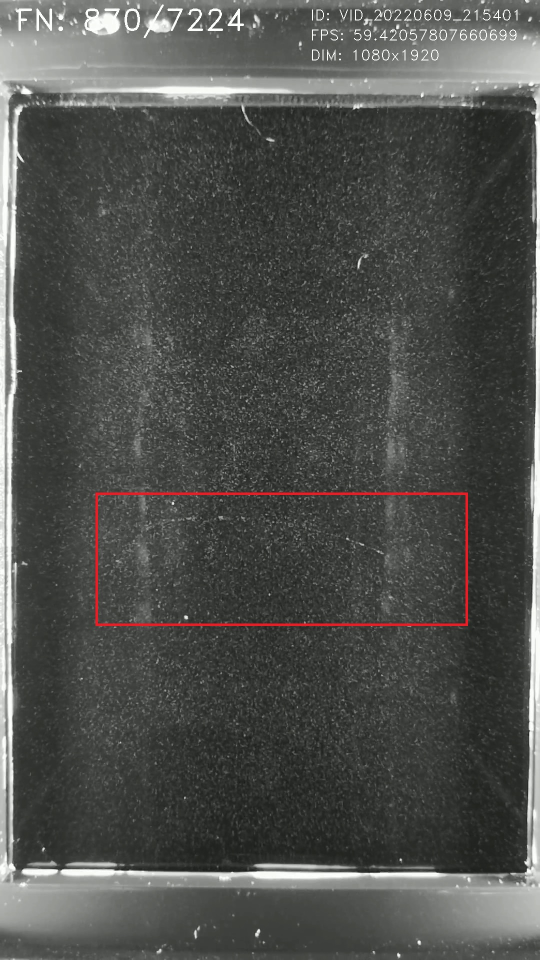
#> input picture Jun/Images/VID_20220609_215401_A.mp4_snapshot_00.14_[2022.06.10_12.55.24].jpg, 1080 x 1920 px (shown at 1/2 size); its folder holds only this picture in this run
$ python -i track_detector.py   (imports and definitions only)
#> lines starting #> are read from the running program, lines starting #| are printed output that depends on the picture; after the words box and inside, x2 and y2 are one past the last pixel; in counts of white or black regions, pixels touching at a corner belong together
#> further down, picture is the input picture: shape (1920, 1080, 3); mean B, G, R 77.3, 80.3, 79.3
"""
track_detector.py — Image preprocessing, track detection, red-box annotation
extraction, and skeletonisation for cloud chamber particle tracks.
"""

import cv2
import numpy as np
from skimage.morphology import skeletonize
from collections import namedtuple

import config

# A detected track candidate with all the data needed for classification
TrackCandidate = namedtuple("TrackCandidate", [
    "bbox",           # (x, y, w, h) bounding box in the original frame
    "binary_mask",    # Binary mask of the track within the bbox crop
    "skeleton",       # 1-pixel skeleton (boolean array, same size as binary_mask)
    "grayscale_roi",  # Grayscale crop of the original frame at the bbox
])


# =============================================================================
# Preprocessing
# =============================================================================

def preprocess_frame(frame):
    """
    Convert a BGR frame to an enhanced grayscale image suitable for
    binarisation.

    Pipeline: BGR → Grayscale → CLAHE → Non-local Means Denoising
    """
    if len(frame.shape) == 3:
        gray = cv2.cvtColor(frame, cv2.COLOR_BGR2GRAY)
    else:
        gray = frame.copy()

    # CLAHE for local contrast enhancement
    clahe = cv2.createCLAHE(
        clipLimit=config.CLAHE_CLIP_LIMIT,
        tileGridSize=config.CLAHE_TILE_GRID,
    )
    enhanced = clahe.apply(gray)
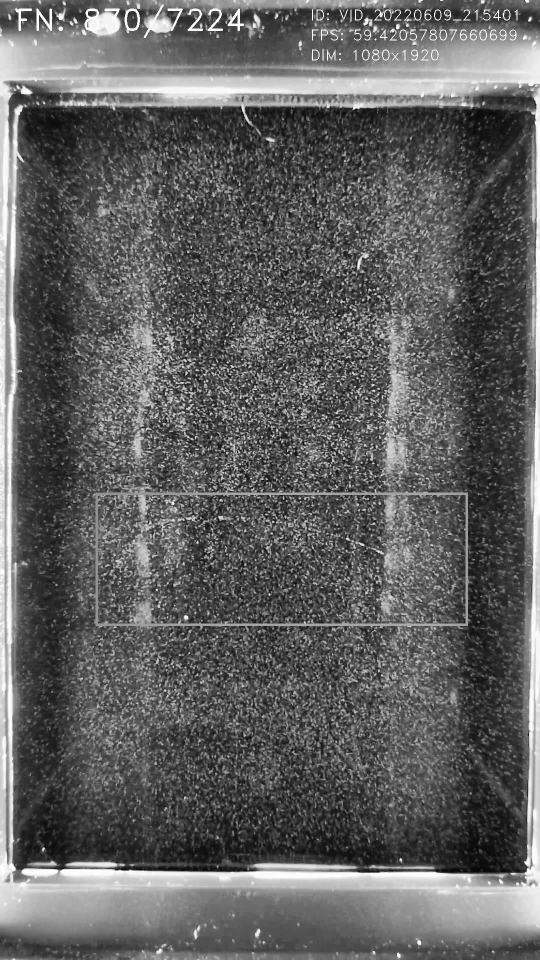
#> enhanced: shape (1920, 1080) (shown at 1/2 size); min 4, max 255, mean 96.6

    # Non-local means denoising to smooth noise while preserving edges
    denoised = cv2.fastNlMeansDenoising(
        enhanced,
        None,
        h=config.DENOISE_H,
        templateWindowSize=config.DENOISE_TEMPLATE_WINDOW,
        searchWindowSize=config.DENOISE_SEARCH_WINDOW,
    )

    return denoised


def binarise(enhanced_gray, mask_text_overlay=True):
    """
    Convert an enhanced grayscale image to a clean binary mask where
    track pixels are white (255) and background is black (0).

    Pipeline: Heavy Gaussian Blur → Global Threshold → Morphological Open/Close
    """
#> called with mask_text_overlay = True
    # Heavy blur to smooth out the noisy background grain
    blurred = cv2.GaussianBlur(enhanced_gray, config.BLUR_KERNEL, 0)
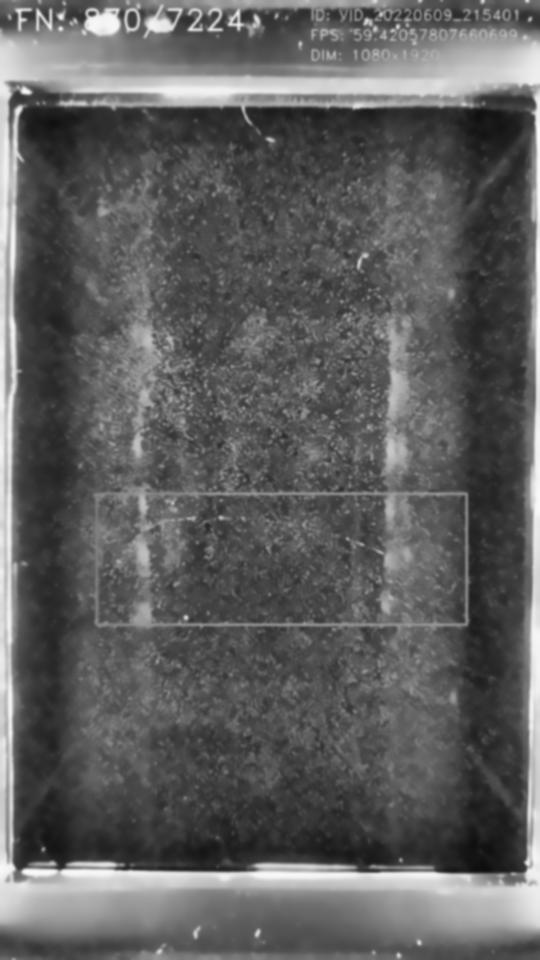
#> blurred: shape (1920, 1080) (shown at 1/2 size); min 13, max 251, mean 95.1

    # Global threshold (tracks are brighter than background after CLAHE + Blur)
    _, binary = cv2.threshold(
        blurred,
        config.GLOBAL_THRESHOLD,
        255,
        cv2.THRESH_BINARY
    )
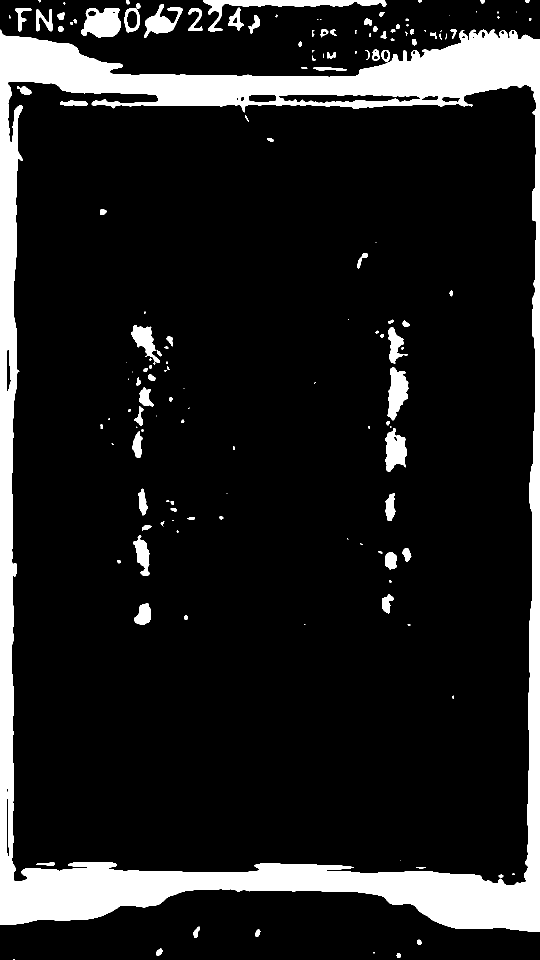
#> binary: shape (1920, 1080) (shown at 1/2 size); 12.8% white; 157 white regions (54 under 20 px), largest, box (x1, y1, x2, y2) and area: (0, 59, 1080, 1864) 229091, (406, 0, 773, 63) 4648, (162, 16, 242, 75) 3484

    # Morphological kernel
    kernel = np.ones(
        (config.MORPH_KERNEL_SIZE, config.MORPH_KERNEL_SIZE), np.uint8
    )

    # Morphological opening to remove small noise specks
    opened = cv2.morphologyEx(binary, cv2.MORPH_OPEN, kernel)
#> opened: shape (1920, 1080); 12.7% white; 124 white regions (27 under 20 px), largest, box (x1, y1, x2, y2) and area: (0, 59, 1080, 1864) 228933, (406, 0, 773, 63) 4644, (162, 16, 242, 75) 3481

    # Morphological closing to bridge small gaps in tracks
    closed = cv2.morphologyEx(opened, cv2.MORPH_CLOSE, kernel)
#> closed: shape (1920, 1080); 12.8% white; 119 white regions (27 under 20 px), largest, box (x1, y1, x2, y2) and area: (0, 59, 1080, 1864) 229470, (406, 0, 773, 63) 4645, (162, 16, 242, 75) 3491

    # Mask out the text overlay region at the top of the frame
    if mask_text_overlay:
        closed[: config.TEXT_OVERLAY_HEIGHT, :] = 0
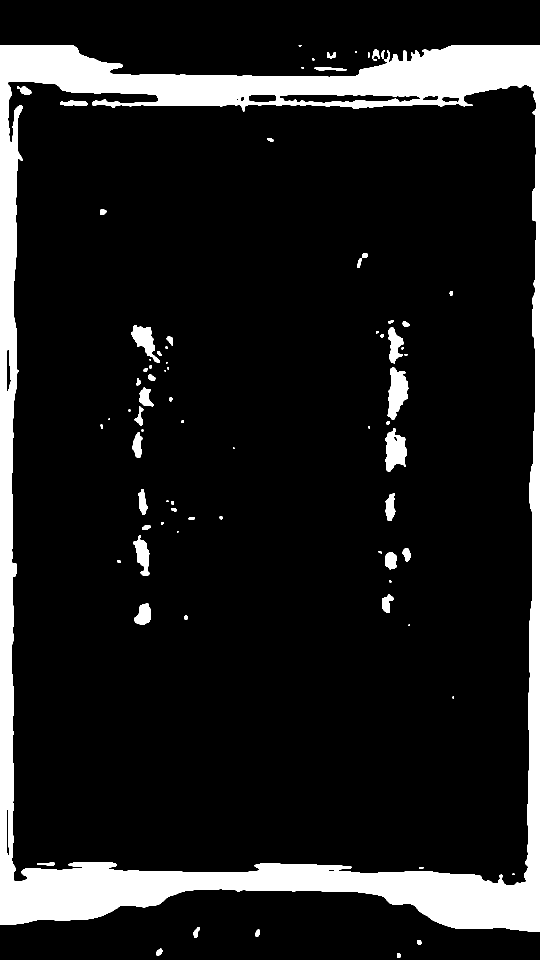
#> closed: shape (1920, 1080) (shown at 1/2 size); 11.8% white; 79 white regions (20 under 20 px)

    return closed


# =============================================================================
# Track Detection
# =============================================================================

def detect_tracks(binary_mask):
    """
    Find individual track contours in a binary mask.

    Returns a list of (contour, bounding_box) tuples, filtered by area.
    bounding_box is (x, y, w, h).
    """
    contours, _ = cv2.findContours(
        binary_mask, cv2.RETR_EXTERNAL, cv2.CHAIN_APPROX_SIMPLE
    )
#> contours = 15 contours, 6 with area under 20; largest, box (x1, y1, x2, y2) and area: (0, 90, 1080, 1864) 1824106, (629, 134, 693, 142) 247, (744, 99, 759, 118) 148, (387, 1854, 400, 1876) 136, (312, 1897, 325, 1912) 115

    tracks = []
    for cnt in contours:
        area = cv2.contourArea(cnt)
        if config.MIN_CONTOUR_AREA <= area <= config.MAX_CONTOUR_AREA:
            x, y, w, h = cv2.boundingRect(cnt)
            tracks.append((cnt, (x, y, w, h)))
#> this loop made 15 passes
#> (area, x, y, w, h) on passes 2, 4, 5, 6, 11, 13: (115, 312, 1897, 13, 15), (94, 510, 1859, 10, 15), (135.5, 387, 1854, 13, 22), (247, 629, 134, 64, 8), (106, 654, 104, 17, 13), (147.5, 744, 99, 15, 19)
#> area on passes 1, 3, 15: 50.5, 62.5, 1824106
#> after the loop, tracks = 6 items

    return tracks


def skeletonise_track(binary_roi):
    """
    Reduce a binary ROI (single track) to a 1-pixel-wide skeleton.

    Parameters
    ----------
    binary_roi : np.ndarray
        Binary image (0 or 255) of a single track.

    Returns
    -------
    skeleton : np.ndarray (bool)
        Boolean skeleton array.
    """
    boolean_mask = binary_roi > 0
    skeleton = skeletonize(boolean_mask)
    return skeleton


# =============================================================================
# Full Frame Pipeline
# =============================================================================

def extract_tracks_from_frame(frame, bg_subtractor=None):
    """
    Full detection pipeline for a single video frame.

    Parameters
    ----------
    frame : np.ndarray
        BGR video frame.
    bg_subtractor : cv2.BackgroundSubtractor or None
        If provided, uses background subtraction to isolate new tracks.
        If None, processes the raw frame directly.

    Returns
    -------
    tracks : list of TrackCandidate
    """
    # Optional background subtraction
    if bg_subtractor is not None:
        fg_mask = bg_subtractor.apply(frame)
        # Threshold the foreground mask
        _, fg_mask = cv2.threshold(fg_mask, 200, 255, cv2.THRESH_BINARY)

        # Convert frame to grayscale and apply the foreground mask
        gray = cv2.cvtColor(frame, cv2.COLOR_BGR2GRAY)
        masked_gray = cv2.bitwise_and(gray, gray, mask=fg_mask)

        # Enhance the masked region
        clahe = cv2.createCLAHE(
            clipLimit=config.CLAHE_CLIP_LIMIT,
            tileGridSize=config.CLAHE_TILE_GRID,
        )
        enhanced = clahe.apply(masked_gray)
    else:
        enhanced = preprocess_frame(frame)

    # Binarise
    binary = binarise(enhanced)

    # Detect contours
    detected = detect_tracks(binary)
#> detected = 6 items

    # Build TrackCandidate for each detection
    if len(frame.shape) == 3:
        gray_full = cv2.cvtColor(frame, cv2.COLOR_BGR2GRAY)
    else:
        gray_full = frame

    candidates = []
    for cnt, (x, y, w, h) in detected:
        # Crop the binary mask and grayscale ROI
        binary_roi = binary[y : y + h, x : x + w].copy()
        gray_roi = gray_full[y : y + h, x : x + w].copy()

        # Create a contour-specific mask within the ROI
        mask_roi = np.zeros_like(binary_roi)
        shifted_cnt = cnt - np.array([x, y])
        cv2.drawContours(mask_roi, [shifted_cnt], -1, 255, thickness=cv2.FILLED)
        binary_roi = cv2.bitwise_and(binary_roi, mask_roi)

        # Skeletonise
        skeleton = skeletonise_track(binary_roi)

        # Only keep if skeleton has enough pixels
        if np.sum(skeleton) >= 5:
            candidates.append(TrackCandidate(
                bbox=(x, y, w, h),
                binary_mask=binary_roi,
                skeleton=skeleton,
                grayscale_roi=gray_roi,
            ))
#> this loop made 6 passes
#> (x, y, w, h) on passes 1 to 6: (312, 1897, 13, 15), (510, 1859, 10, 15), (387, 1854, 13, 22), (629, 134, 64, 8), (654, 104, 17, 13), (744, 99, 15, 19)
#> after the loop, candidates = 6 items

    return candidates


# =============================================================================
# Red Box Detection (Training Annotations)
# =============================================================================

# [153 lines left out: functions detect_red_boxes, extract_training_data_from_image, not called in this run]

>>> import cv2
>>> picture = cv2.imread('../Images/VID_20220609_215401_A.mp4_snapshot_00.14_[2022.06.10_12.55.24].jpg')
>>> result = extract_tracks_from_frame(picture)
#> result = 6 items
